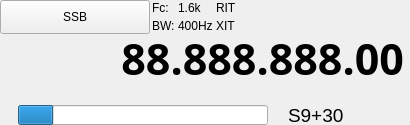
           <widget class="QWidget" name="VFOB" native="true">
            <property name="sizePolicy">
             <sizepolicy hsizetype="Fixed" vsizetype="Fixed">
              <horstretch>0</horstretch>
              <verstretch>0</verstretch>
             </sizepolicy>
            </property>
            <property name="minimumSize">
             <size>
              <width>400</width>
              <height>0</height>
             </size>
            </property>
            <layout class="QVBoxLayout" name="VFO_B">
             <property name="spacing">
              <number>2</number>
             </property>
             <property name="sizeConstraint">
              <enum>QLayout::SetDefaultConstraint</enum>
             </property>
             <property name="leftMargin">
              <number>0</number>
             </property>
             <property name="topMargin">
              <number>0</number>
             </property>
             <property name="rightMargin">
              <number>0</number>
             </property>
             <property name="bottomMargin">
              <number>0</number>
             </property>
             <item>
              <layout class="QHBoxLayout" name="horizontalLayout_11">
               <property name="spacing">
                <number>2</number>
               </property>
               <item>
                <widget class="QPushButton" name="button_B_mode">
                 <property name="sizePolicy">
                  <sizepolicy hsizetype="Minimum" vsizetype="Minimum">
                   <horstretch>0</horstretch>
                   <verstretch>0</verstretch>
                  </sizepolicy>
                 </property>
                 <property name="minimumSize">
                  <size>
                   <width>150</width>
                   <height>0</height>
                  </size>
                 </property>
                 <property name="maximumSize">
                  <size>
                   <width>16777215</width>
                   <height>55</height>
                  </size>
                 </property>
                 <property name="text">
                  <string>SSB</string>
                 </property>
                </widget>
               </item>
               <item>
                <layout class="QGridLayout" name="gridLayout_4">
                 <property name="sizeConstraint">
                  <enum>QLayout::SetMinimumSize</enum>
                 </property>
                 <property name="spacing">
                  <number>2</number>
                 </property>
                 <item row="3" column="0">
                  <widget class="QLabel" name="label_B_bw">
                   <property name="sizePolicy">
                    <sizepolicy hsizetype="Minimum" vsizetype="Minimum">
                     <horstretch>0</horstretch>
                     <verstretch>0</verstretch>
                    </sizepolicy>
                   </property>
                   <property name="maximumSize">
                    <size>
                     <width>16777215</width>
                     <height>27</height>
                    </size>
                   </property>
                   <property name="text">
                    <string>BW:</string>
                   </property>
                  </widget>
                 </item>
                 <item row="2" column="0">
                  <widget class="QLabel" name="label_B_fc">
                   <property name="sizePolicy">
                    <sizepolicy hsizetype="Minimum" vsizetype="Minimum">
                     <horstretch>0</horstretch>
                     <verstretch>0</verstretch>
                    </sizepolicy>
                   </property>
                   <property name="maximumSize">
                    <size>
                     <width>16777215</width>
                     <height>27</height>
                    </size>
                   </property>
                   <property name="text">
                    <string>Fc:</string>
                   </property>
                  </widget>
                 </item>
                 <item row="3" column="1">
                  <widget class="QPushButton" name="button_B_bw">
                   <property name="sizePolicy">
                    <sizepolicy hsizetype="Minimum" vsizetype="Minimum">
                     <horstretch>0</horstretch>
                     <verstretch>0</verstretch>
                    </sizepolicy>
                   </property>
                   <property name="maximumSize">
                    <size>
                     <width>16777215</width>
                     <height>27</height>
                    </size>
                   </property>
                   <property name="font">
                    <font/>
                   </property>
                   <property name="styleSheet">
                    <string notr="true">background-color: transparent;
border: 1px solid transparent;
Text-align: left
</string>
                   </property>
                   <property name="text">
                    <string>400Hz</string>
                   </property>
                  </widget>
                 </item>
                 <item row="2" column="1">
                  <widget class="QPushButton" name="button_B_fc">
                   <property name="sizePolicy">
                    <sizepolicy hsizetype="Minimum" vsizetype="Minimum">
                     <horstretch>0</horstretch>
                     <verstretch>0</verstretch>
                    </sizepolicy>
                   </property>
                   <property name="maximumSize">
                    <size>
                     <width>16777215</width>
                     <height>27</height>
                    </size>
                   </property>
                   <property name="font">
                    <font/>
                   </property>
                   <property name="styleSheet">
                    <string notr="true">background-color: transparent;
border: 1px solid transparent;
Text-align: left</string>
                   </property>
                   <property name="text">
                    <string>1.6k</string>
                   </property>
                  </widget>
                 </item>
                 <item row="2" column="2">
                  <widget class="QLabel" name="label_B_rit">
                   <property name="sizePolicy">
                    <sizepolicy hsizetype="Minimum" vsizetype="Minimum">
                     <horstretch>0</horstretch>
                     <verstretch>0</verstretch>
                    </sizepolicy>
                   </property>
                   <property name="maximumSize">
                    <size>
                     <width>16777215</width>
                     <height>27</height>
                    </size>
                   </property>
                   <property name="text">
                    <string>RIT</string>
                   </property>
                  </widget>
                 </item>
                 <item row="3" column="2">
                  <widget class="QLabel" name="label_B_xit">
                   <property name="sizePolicy">
                    <sizepolicy hsizetype="Minimum" vsizetype="Minimum">
                     <horstretch>0</horstretch>
                     <verstretch>0</verstretch>
                    </sizepolicy>
                   </property>
                   <property name="maximumSize">
                    <size>
                     <width>16777215</width>
                     <height>27</height>
                    </size>
                   </property>
                   <property name="text">
                    <string>XIT</string>
                   </property>
                  </widget>
                 </item>
                </layout>
               </item>
               <item>
                <spacer name="horizontalSpacer_5">
                 <property name="orientation">
                  <enum>Qt::Horizontal</enum>
                 </property>
                 <property name="sizeType">
                  <enum>QSizePolicy::Fixed</enum>
                 </property>
                 <property name="sizeHint" stdset="0">
                  <size>
                   <width>15</width>
                   <height>0</height>
                  </size>
                 </property>
                </spacer>
               </item>
               <item>
                <widget class="QPushButton" name="button_B_rx">
                 <property name="sizePolicy">
                  <sizepolicy hsizetype="Minimum" vsizetype="Minimum">
                   <horstretch>0</horstretch>
                   <verstretch>0</verstretch>
                  </sizepolicy>
                 </property>
                 <property name="minimumSize">
                  <size>
                   <width>0</width>
                   <height>0</height>
                  </size>
                 </property>
                 <property name="maximumSize">
                  <size>
                   <width>16777215</width>
                   <height>55</height>
                  </size>
                 </property>
                 <property name="styleSheet">
                  <string notr="true">background-color: transparent;
border: 1px solid transparent;</string>
                 </property>
                 <property name="text">
                  <string/>
                 </property>
                </widget>
               </item>
               <item>
                <widget class="QPushButton" name="button_B_tx">
                 <property name="sizePolicy">
                  <sizepolicy hsizetype="Minimum" vsizetype="Minimum">
                   <horstretch>0</horstretch>
                   <verstretch>0</verstretch>
                  </sizepolicy>
                 </property>
                 <property name="minimumSize">
                  <size>
                   <width>0</width>
                   <height>0</height>
                  </size>
                 </property>
                 <property name="maximumSize">
                  <size>
                   <width>16777215</width>
                   <height>55</height>
                  </size>
                 </property>
                 <property name="styleSheet">
                  <string notr="true">background-color: transparent;
border: 1px solid transparent;</string>
                 </property>
                 <property name="text">
                  <string/>
                 </property>
                </widget>
               </item>
              </layout>
             </item>
             <item>
              <layout class="QHBoxLayout" name="horizontalLayout_16">
               <property name="spacing">
                <number>5</number>
               </property>
               <property name="leftMargin">
                <number>5</number>
               </property>
               <property name="rightMargin">
                <number>5</number>
               </property>
               <item>
                <widget class="QPushButton" name="button_B_freq">
                 <property name="sizePolicy">
                  <sizepolicy hsizetype="Minimum" vsizetype="Minimum">
                   <horstretch>0</horstretch>
                   <verstretch>0</verstretch>
                  </sizepolicy>
                 </property>
                 <property name="minimumSize">
                  <size>
                   <width>400</width>
                   <height>45</height>
                  </size>
                 </property>
                 <property name="maximumSize">
                  <size>
                   <width>400</width>
                   <height>45</height>
                  </size>
                 </property>
                 <property name="font">
                  <font>
                   <family>Waree</family>
                   <pointsize>32</pointsize>
                   <weight>75</weight>
                   <bold>true</bold>
                  </font>
                 </property>
                 <property name="acceptDrops">
                  <bool>false</bool>
                 </property>
                 <property name="styleSheet">
                  <string notr="true">border: 1px solid transparent;
text-align: right;
background-color: transparent

</string>
                 </property>
                 <property name="text">
                  <string>88.888.888.00</string>
                 </property>
                 <property name="checkable">
                  <bool>false</bool>
                 </property>
                 <property name="autoDefault">
                  <bool>false</bool>
                 </property>
                 <property name="default">
                  <bool>false</bool>
                 </property>
                 <property name="flat">
                  <bool>true</bool>
                 </property>
                </widget>
               </item>
              </layout>
             </item>
             <item>
              <layout class="QHBoxLayout" name="horizontalLayout_13">
               <property name="spacing">
                <number>0</number>
               </property>
               <item>
                <widget class="QPushButton" name="button_B_meterScale">
                 <property name="sizePolicy">
                  <sizepolicy hsizetype="Minimum" vsizetype="Minimum">
                   <horstretch>0</horstretch>
                   <verstretch>0</verstretch>
                  </sizepolicy>
                 </property>
                 <property name="minimumSize">
                  <size>
                   <width>280</width>
                   <height>0</height>
                  </size>
                 </property>
                 <property name="styleSheet">
                  <string notr="true">background-color: transparent;
border: 1px solid transparent;</string>
                 </property>
                 <property name="text">
                  <string/>
                 </property>
                </widget>
               </item>
               <item>
                <spacer name="horizontalSpacer_10">
                 <property name="orientation">
                  <enum>Qt::Horizontal</enum>
                 </property>
                 <property name="sizeHint" stdset="0">
                  <size>
                   <width>40</width>
                   <height>20</height>
                  </size>
                 </property>
                </spacer>
               </item>
              </layout>
             </item>
             <item>
              <layout class="QHBoxLayout" name="horizontalLayout_14">
               <property name="spacing">
                <number>0</number>
               </property>
               <item>
                <spacer name="horizontalSpacer_11">
                 <property name="orientation">
                  <enum>Qt::Horizontal</enum>
                 </property>
                 <property name="sizeType">
                  <enum>QSizePolicy::Fixed</enum>
                 </property>
                 <property name="sizeHint" stdset="0">
                  <size>
                   <width>18</width>
                   <height>0</height>
                  </size>
                 </property>
                </spacer>
               </item>
               <item>
                <widget class="QProgressBar" name="meter_B">
                 <property name="sizePolicy">
                  <sizepolicy hsizetype="Fixed" vsizetype="Minimum">
                   <horstretch>0</horstretch>
                   <verstretch>0</verstretch>
                  </sizepolicy>
                 </property>
                 <property name="minimumSize">
                  <size>
                   <width>250</width>
                   <height>0</height>
                  </size>
                 </property>
                 <property name="maximumSize">
                  <size>
                   <width>250</width>
                   <height>20</height>
                  </size>
                 </property>
                 <property name="maximum">
                  <number>14</number>
                 </property>
                 <property name="value">
                  <number>2</number>
                 </property>
                 <property name="textVisible">
                  <bool>false</bool>
                 </property>
                </widget>
               </item>
               <item>
                <spacer name="horizontalSpacer_12">
                 <property name="orientation">
                  <enum>Qt::Horizontal</enum>
                 </property>
                 <property name="sizeType">
                  <enum>QSizePolicy::Fixed</enum>
                 </property>
                 <property name="sizeHint" stdset="0">
                  <size>
                   <width>20</width>
                   <height>0</height>
                  </size>
                 </property>
                </spacer>
               </item>
               <item>
                <widget class="QLabel" name="label_B_meter">
                 <property name="sizePolicy">
                  <sizepolicy hsizetype="Minimum" vsizetype="Minimum">
                   <horstretch>0</horstretch>
                   <verstretch>0</verstretch>
                  </sizepolicy>
                 </property>
                 <property name="minimumSize">
                  <size>
                   <width>60</width>
                   <height>0</height>
                  </size>
                 </property>
                 <property name="maximumSize">
                  <size>
                   <width>16777215</width>
                   <height>20</height>
                  </size>
                 </property>
                 <property name="font">
                  <font>
                   <pointsize>14</pointsize>
                  </font>
                 </property>
                 <property name="text">
                  <string>S9+30</string>
                 </property>
                </widget>
               </item>
              </layout>
             </item>
            </layout>
           </widget>
